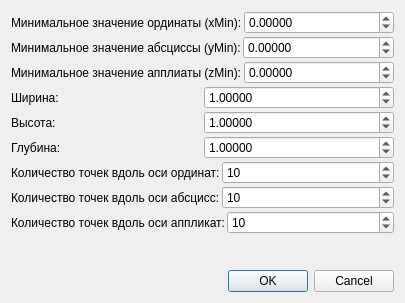
<?xml version="1.0" encoding="UTF-8"?>
<ui version="4.0">
 <class>RectMeshDialog</class>
 <widget class="QDialog" name="RectMeshDialog">
  <property name="geometry">
   <rect>
    <x>0</x>
    <y>0</y>
    <width>405</width>
    <height>303</height>
   </rect>
  </property>
  <property name="windowTitle">
   <string>Введите параметры прямоугольной области</string>
  </property>
  <property name="modal">
   <bool>true</bool>
  </property>
  <layout class="QVBoxLayout" name="verticalLayout">
   <property name="spacing">
    <number>2</number>
   </property>
   <item>
    <layout class="QHBoxLayout" name="horizontalLayout">
     <item>
      <widget class="QLabel" name="xMinLabel">
       <property name="text">
        <string>Минимальное значение ординаты (xMin):</string>
       </property>
      </widget>
     </item>
     <item>
      <widget class="QDoubleSpinBox" name="xMin">
       <property name="decimals">
        <number>5</number>
       </property>
       <property name="minimum">
        <double>-30000.000000000000000</double>
       </property>
       <property name="maximum">
        <double>30000.000000000000000</double>
       </property>
       <property name="singleStep">
        <double>0.100000000000000</double>
       </property>
      </widget>
     </item>
    </layout>
   </item>
   <item>
    <layout class="QHBoxLayout" name="horizontalLayout_2">
     <item>
      <widget class="QLabel" name="yMinLabel">
       <property name="text">
        <string>Минимальное значение абсциссы (yMin):</string>
       </property>
      </widget>
     </item>
     <item>
      <widget class="QDoubleSpinBox" name="yMin">
       <property name="decimals">
        <number>5</number>
       </property>
       <property name="minimum">
        <double>-30000.000000000000000</double>
       </property>
       <property name="maximum">
        <double>30000.000000000000000</double>
       </property>
       <property name="singleStep">
        <double>0.100000000000000</double>
       </property>
      </widget>
     </item>
    </layout>
   </item>
   <item>
    <layout class="QHBoxLayout" name="horizontalLayout_3">
     <item>
      <widget class="QLabel" name="zMinLabel">
       <property name="text">
        <string>Минимальное значение апплиаты (zMin):</string>
       </property>
      </widget>
     </item>
     <item>
      <widget class="QDoubleSpinBox" name="zMin">
       <property name="decimals">
        <number>5</number>
       </property>
       <property name="minimum">
        <double>-30000.000000000000000</double>
       </property>
       <property name="maximum">
        <double>30000.000000000000000</double>
       </property>
       <property name="singleStep">
        <double>0.100000000000000</double>
       </property>
      </widget>
     </item>
    </layout>
   </item>
   <item>
    <layout class="QHBoxLayout" name="horizontalLayout_4">
     <item>
      <widget class="QLabel" name="widthLabel">
       <property name="text">
        <string>Ширина:</string>
       </property>
      </widget>
     </item>
     <item>
      <widget class="QDoubleSpinBox" name="width">
       <property name="decimals">
        <number>5</number>
       </property>
       <property name="minimum">
        <double>0.000010000000000</double>
       </property>
       <property name="maximum">
        <double>32000.000000000000000</double>
       </property>
       <property name="singleStep">
        <double>0.100000000000000</double>
       </property>
       <property name="value">
        <double>1.000000000000000</double>
       </property>
      </widget>
     </item>
    </layout>
   </item>
   <item>
    <layout class="QHBoxLayout" name="horizontalLayout_5">
     <item>
      <widget class="QLabel" name="heightLabel">
       <property name="text">
        <string>Высота:</string>
       </property>
      </widget>
     </item>
     <item>
      <widget class="QDoubleSpinBox" name="height">
       <property name="decimals">
        <number>5</number>
       </property>
       <property name="minimum">
        <double>0.000010000000000</double>
       </property>
       <property name="maximum">
        <double>32000.000000000000000</double>
       </property>
       <property name="singleStep">
        <double>0.100000000000000</double>
       </property>
       <property name="value">
        <double>1.000000000000000</double>
       </property>
      </widget>
     </item>
    </layout>
   </item>
   <item>
    <layout class="QHBoxLayout" name="horizontalLayout_6">
     <item>
      <widget class="QLabel" name="depthLable">
       <property name="text">
        <string>Глубина:</string>
       </property>
      </widget>
     </item>
     <item>
      <widget class="QDoubleSpinBox" name="depth">
       <property name="decimals">
        <number>5</number>
       </property>
       <property name="minimum">
        <double>0.000010000000000</double>
       </property>
       <property name="maximum">
        <double>32000.000000000000000</double>
       </property>
       <property name="singleStep">
        <double>0.100000000000000</double>
       </property>
       <property name="value">
        <double>1.000000000000000</double>
       </property>
      </widget>
     </item>
    </layout>
   </item>
   <item>
    <layout class="QHBoxLayout" name="horizontalLayout_7">
     <item>
      <widget class="QLabel" name="xCountLabel">
       <property name="text">
        <string>Количество точек вдоль оси ординат:</string>
       </property>
      </widget>
     </item>
     <item>
      <widget class="QSpinBox" name="xCount">
       <property name="minimum">
        <number>2</number>
       </property>
       <property name="maximum">
        <number>30000</number>
       </property>
       <property name="value">
        <number>10</number>
       </property>
      </widget>
     </item>
    </layout>
   </item>
   <item>
    <layout class="QHBoxLayout" name="horizontalLayout_8">
     <item>
      <widget class="QLabel" name="yCountLabel">
       <property name="text">
        <string>Количество точек вдоль оси абсцисс:</string>
       </property>
      </widget>
     </item>
     <item>
      <widget class="QSpinBox" name="yCount">
       <property name="minimum">
        <number>2</number>
       </property>
       <property name="maximum">
        <number>30000</number>
       </property>
       <property name="value">
        <number>10</number>
       </property>
      </widget>
     </item>
    </layout>
   </item>
   <item>
    <layout class="QHBoxLayout" name="horizontalLayout_9">
     <item>
      <widget class="QLabel" name="zCountLabel">
       <property name="text">
        <string>Количество точек вдоль оси аппликат:</string>
       </property>
      </widget>
     </item>
     <item>
      <widget class="QSpinBox" name="zCount">
       <property name="minimum">
        <number>2</number>
       </property>
       <property name="maximum">
        <number>30000</number>
       </property>
       <property name="value">
        <number>10</number>
       </property>
      </widget>
     </item>
    </layout>
   </item>
   <item>
    <spacer name="verticalSpacer">
     <property name="orientation">
      <enum>Qt::Vertical</enum>
     </property>
     <property name="sizeHint" stdset="0">
      <size>
       <width>20</width>
       <height>40</height>
      </size>
     </property>
    </spacer>
   </item>
   <item>
    <widget class="QDialogButtonBox" name="buttonBox">
     <property name="orientation">
      <enum>Qt::Horizontal</enum>
     </property>
     <property name="standardButtons">
      <set>QDialogButtonBox::Cancel|QDialogButtonBox::Ok</set>
     </property>
    </widget>
   </item>
  </layout>
 </widget>
 <resources/>
 <connections>
  <connection>
   <sender>buttonBox</sender>
   <signal>accepted()</signal>
   <receiver>RectMeshDialog</receiver>
   <slot>accept()</slot>
   <hints>
    <hint type="sourcelabel">
     <x>248</x>
     <y>254</y>
    </hint>
    <hint type="destinationlabel">
     <x>157</x>
     <y>274</y>
    </hint>
   </hints>
  </connection>
  <connection>
   <sender>buttonBox</sender>
   <signal>rejected()</signal>
   <receiver>RectMeshDialog</receiver>
   <slot>reject()</slot>
   <hints>
    <hint type="sourcelabel">
     <x>316</x>
     <y>260</y>
    </hint>
    <hint type="destinationlabel">
     <x>286</x>
     <y>274</y>
    </hint>
   </hints>
  </connection>
 </connections>
</ui>
